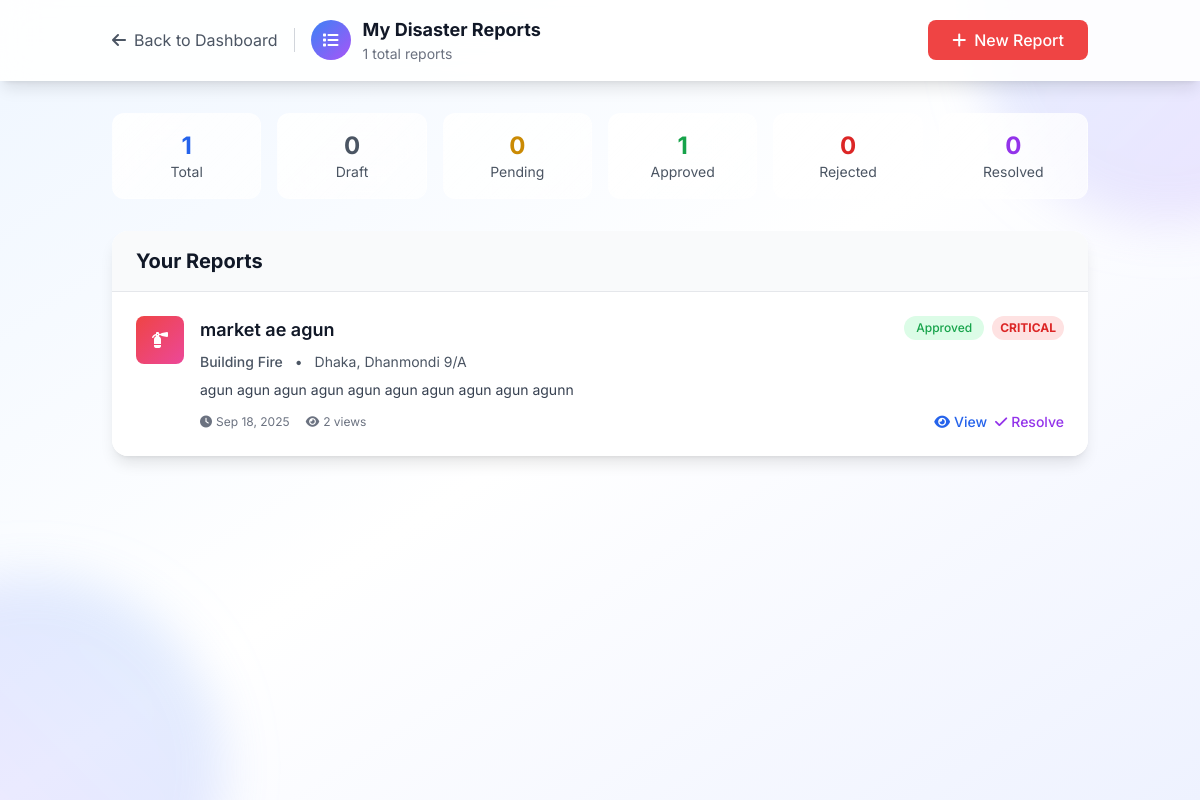
Page /disasters/my-disasters/ (signed in) on the committed database.
### disasters/models.py (models this page shows, shortened)
class Disaster(models.Model):
    DISASTER_TYPE_CHOICES = [
        ('earthquake', 'Earthquake'),
        ('flood', 'Flood'),
        ('cyclone_storm', 'Cyclone/Storm'),
        ('wildfire', 'Fire (Wildfire)'),
        ('landslide', 'Landslide'),
        ('drought', 'Drought'),
        ('tsunami', 'Tsunami'),
        ('natural_other', 'Natural - Others'),
        ('building_fire', 'Building Fire'),
        ('industrial_accident', 'Industrial Accident'),
        ('chemical_spill', 'Chemical Spill'),
        ('transportation_accident', 'Transportation Accident'),
        ('bomb_threat', 'Bomb Threat/Explosion'),
        ('gas_leak', 'Gas Leak'),
        ('structural_collapse', 'Structural Collapse'),
        ('manmade_other', 'Man-Made - Others'),
    ]
    CATEGORY_CHOICES = [
        ('natural', 'Natural Disaster'),
        ('manmade', 'Man-Made Disaster'),
    ]
    SEVERITY_CHOICES = [
        ('critical', 'Critical'),
        ('high', 'High'),
        ('medium', 'Medium'),
        ('low', 'Low'),
    ]
    STATUS_CHOICES = [
        ('draft', 'Draft'),
        ('pending', 'Pending Review'),
        ('approved', 'Approved'),
        ('rejected', 'Rejected'),
        ('resolved', 'Resolved'),
        ('cancelled', 'Cancelled'),
    ]
    title = models.CharField(max_length=200)
    disaster_type = models.CharField(max_length=30, choices=DISASTER_TYPE_CHOICES)
    category = models.CharField(max_length=10, choices=CATEGORY_CHOICES)
    severity = models.CharField(max_length=10, choices=SEVERITY_CHOICES)
    description = models.TextField(help_text="Minimum 50 characters required")
    city = models.CharField(max_length=100)
    area_sector = models.CharField(max_length=100)
    specific_address = models.TextField(blank=True, help_text="Optional specific address")
    landmarks = models.CharField(max_length=200, blank=True, help_text="Nearby landmarks")
    incident_datetime = models.DateTimeField(help_text="When the disaster actually occurred")
    created_at = models.DateTimeField(auto_now_add=True)
    updated_at = models.DateTimeField(auto_now=True)
    reporter = models.ForeignKey(User, on_delete=models.CASCADE, related_name='reported_disasters')
    emergency_contact = models.CharField(max_length=15, blank=True, help_text="Emergency contact on scene")
    status = models.CharField(max_length=15, choices=STATUS_CHOICES, default='draft')
    approved_by = models.ForeignKey(User, on_delete=models.SET_NULL, null=True, blank=True,
                                    related_name='approved_disasters')
    approved_at = models.DateTimeField(null=True, blank=True)
    rejection_reason = models.TextField(blank=True)
    resolved_at = models.DateTimeField(null=True, blank=True)
    resolution_notes = models.TextField(blank=True)
    view_count = models.PositiveIntegerField(default=0)
    is_active = models.BooleanField(default=True)
    class Meta:
        ordering = ['-created_at']
        indexes = [
            models.Index(fields=['status', 'city', 'area_sector']),
            models.Index(fields=['disaster_type', 'severity']),
            models.Index(fields=['created_at']),
        ]
    def get_severity_color(self):
        colors = {
            'critical': 'text-red-600 bg-red-100',
            'high': 'text-orange-600 bg-orange-100',
            'medium': 'text-yellow-600 bg-yellow-100',
            'low': 'text-green-600 bg-green-100'
        }
        return colors.get(self.severity, 'text-gray-600 bg-gray-100')
    def get_disaster_icon(self):
        icons = {
            'earthquake': 'fas fa-mountain',
            'flood': 'fas fa-water',
            'cyclone_storm': 'fas fa-wind',
            'wildfire': 'fas fa-fire',
            'landslide': 'fas fa-mountain',
            'drought': 'fas fa-sun',
            'tsunami': 'fas fa-water',
            'building_fire': 'fas fa-fire-extinguisher',
            'industrial_accident': 'fas fa-industry',
            'chemical_spill': 'fas fa-vial',
            'transportation_accident': 'fas fa-car-crash',
            'bomb_threat': 'fas fa-bomb',
            'gas_leak': 'fas fa-gas-pump',
            'structural_collapse': 'fas fa-building',
        }
        return icons.get(self.disaster_type, 'fas fa-exclamation-triangle')

### disasters/views.py (the view)
# urls.py: path('my-disasters/', views.my_disasters, name='my_disasters'),
@login_required
def my_disasters(request):
    disasters = Disaster.objects.filter(reporter=request.user).order_by('-created_at')
    stats = {
        'total': disasters.count(),
        'draft': disasters.filter(status='draft').count(),
        'pending': disasters.filter(status='pending').count(),
        'approved': disasters.filter(status='approved').count(),
        'rejected': disasters.filter(status='rejected').count(),
        'resolved': disasters.filter(status='resolved').count(),
    }
    paginator = Paginator(disasters, 10)
    page_number = request.GET.get('page')
    page_obj = paginator.get_page(page_number)
    context = {
        'page_obj': page_obj,
        'stats': stats,
    }
    return render(request, 'disasters/my_disasters.html', context)

### disasters/templatetags/disasters_tags.py (called while the page is built)
@register.filter
def status_color(status):
    colors = {
        'draft': 'text-gray-600 bg-gray-100',
        'pending': 'text-yellow-600 bg-yellow-100',
        'approved': 'text-green-600 bg-green-100',
        'rejected': 'text-red-600 bg-red-100',
        'resolved': 'text-blue-600 bg-blue-100',
        'cancelled': 'text-gray-600 bg-gray-100'
    }
    return colors.get(status, 'text-gray-600 bg-gray-100')

### templates/disasters/my_disasters.html (shortened to what this page needs)
{% load static %}
{% load disasters_tags %}
<!DOCTYPE html>
<html lang="en">
<head>
    <script src="https://cdn.tailwindcss.com"></script>
    <link rel="stylesheet" href="https://cdnjs.cloudflare.com/ajax/libs/font-awesome/6.4.0/css/all.min.css">
</head>
<body class="min-h-screen bg-gradient-to-br from-blue-50 via-white to-indigo-50">
    <div class="fixed inset-0 overflow-hidden pointer-events-none">
        <div class="absolute -top-40 -right-40 w-96 h-96 bg-gradient-to-br from-blue-400 to-purple-400 rounded-full mix-blend-multiply filter blur-xl opacity-20 floating-animation"></div>
        <div class="absolute -bottom-40 -left-40 w-96 h-96 bg-gradient-to-tr from-purple-400 to-blue-400 rounded-full mix-blend-multiply filter blur-xl opacity-20 floating-animation" style="animation-delay: 2s;"></div>
    </div>
    <header class="bg-white/90 backdrop-blur-lg shadow-lg sticky top-0 z-50 border-b border-white/20">
        <div class="container mx-auto px-6 py-4 flex items-center justify-between">
            <div class="flex items-center space-x-4">
                <a href="{% if user.user_type == 'citizen' %}{% url 'citizen_dashboard' %}{% elif user.user_type == 'service_provider' %}{% url 'service_provider_dashboard' %}{% else %}{% url 'homepage' %}{% endif %}"
                   class="text-gray-600 hover:text-blue-500 transition-colors">
                    <i class="fas fa-arrow-left mr-2"></i>Back to Dashboard
                </a>
                <div class="flex items-center space-x-3">
                    <div class="w-10 h-10 bg-gradient-to-br from-blue-500 to-purple-500 rounded-full flex items-center justify-center text-white">
                        <i class="fas fa-list"></i>
                    </div>
                    <div>
                        <h1 class="text-lg font-bold text-gray-900">My Disaster Reports</h1>
                        <p class="text-sm text-gray-500">{{ stats.total }} total reports</p>
                    </div>
                </div>
            </div>
            <a href="{% url 'disasters:create_disaster' %}"
               class="bg-red-500 text-white px-6 py-2 rounded-lg hover:bg-red-600 transition-colors font-medium">
                <i class="fas fa-plus mr-2"></i>New Report
            </a>
        </div>
    </header>
    <div class="container mx-auto px-6 py-8 relative z-10">
        <div class="grid grid-cols-2 md:grid-cols-3 lg:grid-cols-6 gap-4 mb-8">
            <div class="stats-card rounded-xl p-4 text-center">
                <div class="text-2xl font-bold text-blue-600">{{ stats.total }}</div>
                <div class="text-sm text-gray-600">Total</div>
            </div>
            <div class="stats-card rounded-xl p-4 text-center">
                <div class="text-2xl font-bold text-gray-600">{{ stats.draft }}</div>
                <div class="text-sm text-gray-600">Draft</div>
            </div>
            <div class="stats-card rounded-xl p-4 text-center">
                <div class="text-2xl font-bold text-yellow-600">{{ stats.pending }}</div>
                <div class="text-sm text-gray-600">Pending</div>
            </div>
            <div class="stats-card rounded-xl p-4 text-center">
                <div class="text-2xl font-bold text-green-600">{{ stats.approved }}</div>
                <div class="text-sm text-gray-600">Approved</div>
            </div>
            <div class="stats-card rounded-xl p-4 text-center">
                <div class="text-2xl font-bold text-red-600">{{ stats.rejected }}</div>
                <div class="text-sm text-gray-600">Rejected</div>
            </div>
            <div class="stats-card rounded-xl p-4 text-center">
                <div class="text-2xl font-bold text-purple-600">{{ stats.resolved }}</div>
                <div class="text-sm text-gray-600">Resolved</div>
            </div>
        </div>
        {% if page_obj.object_list %}
            <div class="bg-white rounded-2xl shadow-lg overflow-hidden">
                <div class="px-6 py-4 border-b border-gray-200 bg-gray-50">
                    <h2 class="text-xl font-bold text-gray-900">Your Reports</h2>
                </div>
                <div class="divide-y divide-gray-200">
                    {% for disaster in page_obj.object_list %}
                        <div class="disaster-row p-6 hover:bg-gray-50 transition-colors">
                            <div class="flex items-start justify-between">
                                <div class="flex items-start space-x-4 flex-1">
                                    <div class="w-12 h-12 bg-gradient-to-br from-red-500 to-pink-500 rounded-lg flex items-center justify-center text-white flex-shrink-0">
                                        <i class="{{ disaster.get_disaster_icon }}"></i>
                                    </div>
                                    <div class="flex-1 min-w-0">
                                        <div class="flex items-start justify-between mb-2">
                                            <h3 class="text-lg font-semibold text-gray-900 truncate">{{ disaster.title }}</h3>
                                            <div class="flex items-center space-x-2 ml-4">
                                                <span class="inline-flex px-3 py-1 text-xs font-medium rounded-full {{ disaster.status|status_color }}">
                                                    {{ disaster.get_status_display }}
                                                </span>
                                                <span class="inline-flex px-2 py-1 text-xs font-bold rounded-full {{ disaster.get_severity_color }}">
                                                    {{ disaster.get_severity_display|upper }}
                                                </span>
                                            </div>
                                        </div>
                                        <div class="text-sm text-gray-600 mb-2">
                                            <span class="font-medium">{{ disaster.get_disaster_type_display }}</span>
                                            <span class="mx-2">•</span>
                                            <span>{{ disaster.city }}, {{ disaster.area_sector }}</span>
                                        </div>
                                        <p class="text-gray-700 text-sm mb-3 line-clamp-2">{{ disaster.description|truncatechars:150 }}</p>
                                        <div class="flex items-center justify-between">
                                            <div class="flex items-center space-x-4 text-xs text-gray-500">
                                                <span class="flex items-center">
                                                    <i class="fas fa-clock mr-1"></i>
                                                    {{ disaster.created_at|date:"M j, Y" }}
                                                </span>
                                                <span class="flex items-center">
                                                    <i class="fas fa-eye mr-1"></i>
                                                    {{ disaster.view_count }} views
                                                </span>
                                            </div>
                                            <div class="flex items-center space-x-2">
                                                <a href="{% url 'disasters:disaster_detail' disaster.id %}"
                                                   class="text-blue-600 hover:text-blue-700 text-sm font-medium">
                                                    <i class="fas fa-eye mr-1"></i>View
                                                </a>
                                                {% if disaster.status == 'approved' and disaster.reporter == user %}
                                                    <button onclick="markAsResolved({{ disaster.id }})"
                                                            class="text-purple-600 hover:text-purple-700 text-sm font-medium">
                                                        <i class="fas fa-check mr-1"></i>Resolve
                                                    </button>
                                                {% endif %}
                                            </div>
                                        </div>
                                    </div>
                                </div>
                            </div>
                        </div>
                    {% endfor %}
                </div>
            </div>
        {% endif %}
    </div>
</body>
</html>

### templates/disasters/my_disasters.html (style rules this page uses)
body { font-family: 'Inter', sans-serif; }
.stats-card { background: linear-gradient(135deg, rgba(255, 255, 255, 0.9) 0%, rgba(255, 255, 255, 0.7) 100%); backdrop-filter: blur(20px); border: 1px solid rgba(255, 255, 255, 0.2); transition: all 0.3s ease; }
.disaster-row { background: white; transition: all 0.3s ease; }
.floating-animation { animation: float 6s ease-in-out infinite; }

### rows in the picture
Disaster: title "market ae agun", status "Approved", severity "CRITICAL", disaster_type "Building Fire", city "Dhaka", area_sector "Dhanmondi 9/A", description "agun agun agun agun agun agun agun agun agun agunn", created_at "Sep 18, 2025", view_count "2"

### other values in the picture
{{ stats.total }} "1"
{{ stats.draft }} "0"
{{ stats.pending }} "0"
{{ stats.approved }} "1"
{{ stats.rejected }} "0"
{{ stats.resolved }} "0"
